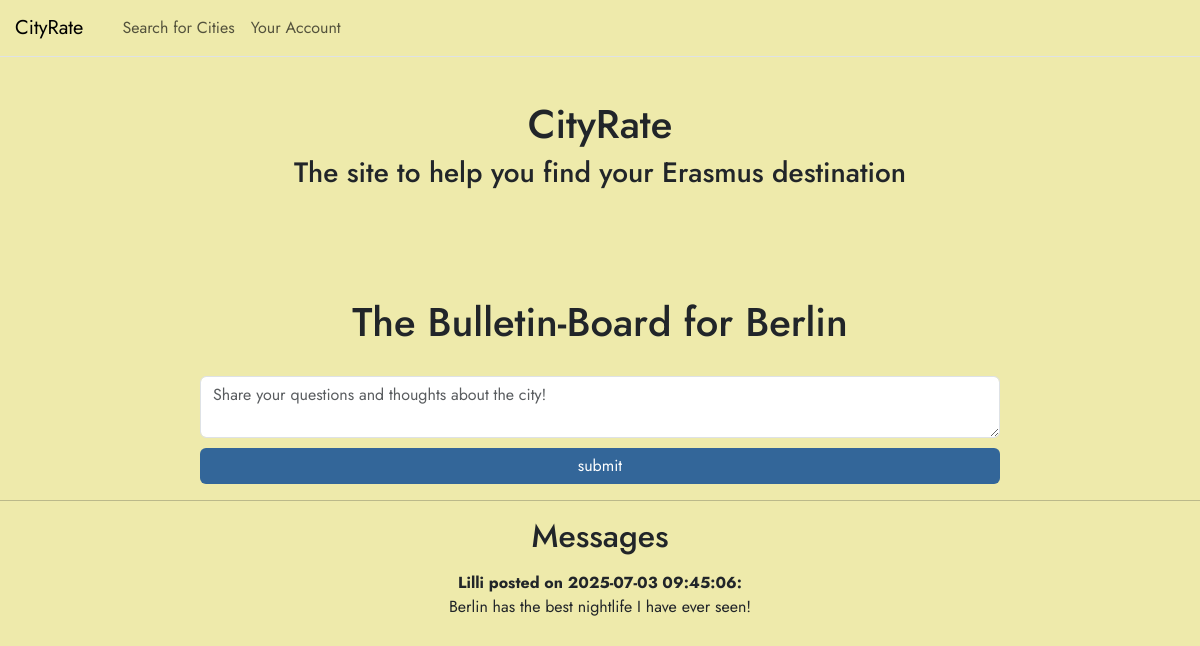
The app's page /bulletin/Berlin (signed in), older data.
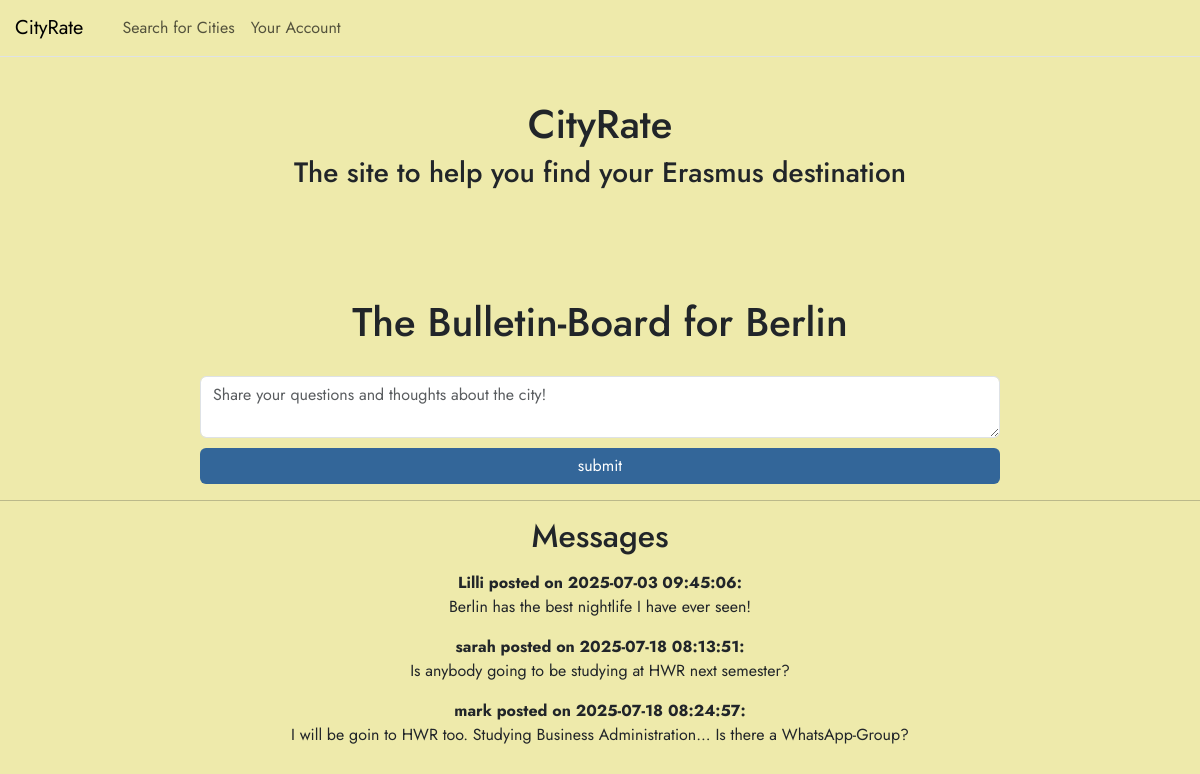
The same page, newer data.
### tables this page shows
CREATE TABLE city (
    name TEXT PRIMARY KEY NOT NULL,
    description TEXT NOT NULL,
    image_path TEXT
);

CREATE TABLE bulletin(
    bulletin_id INTEGER PRIMARY KEY AUTOINCREMENT,
    city_name TEXT NOT NULL,
    username TEXT NOT NULL,
    message TEXT NOT NULL,
    bulletin_time TIMESTAMP DEFAULT CURRENT_TIMESTAMP,
    FOREIGN KEY(city_name) REFERENCES city(name),
    FOREIGN KEY(username) REFERENCES user(username)
);

### app.py (the view, shortened to what this page needs)
@app.route('/bulletin/<city_name>', methods=['GET', 'POST'])
@login_required #nur für eingeloggte user
def bulletin(city_name):
    db_con = get_db_con()
    form = BulletinForm() #Instanz von BulletinForm
    city = db_con.execute(
        'SELECT * FROM city WHERE LOWER(name) = LOWER(?)',
        (city_name.lower(),)
    ).fetchone()
    if city is None:
        return "City not found", 404
    messages = db_con.execute('SELECT * FROM bulletin WHERE city_name = ?',(city['name'],)).fetchall()
    return render_template('bulletin.html', city=city, form=form, messages=messages) #city, form und messages an template übergeben

### forms.py
class BulletinForm(FlaskForm):
    message = TextAreaField(validators=[InputRequired(), Length(min=10, max=700)])
    submitMessage = SubmitField('submit') #Button für Bestätigung

### app.py (called while the page is built)
@login_manager.user_loader #Flask-Login decorator, um eingeloggten Benutzer zu laden
def load_user(user_id):
    return User.get(user_id) #User mit ID wird aus Datenbank geholt

    @staticmethod
    def get(user_id):
        db_con = get_db_con()
        getuser = db_con.execute(
            'SELECT * FROM user WHERE id = ?', (user_id,)).fetchone()
        if getuser:
            return User(id=getuser['id'],username= getuser['username'], password=getuser['password'] )
        return None

### db.py (called while the page is built)
def get_db_con(pragma_foreign_keys = True):
    if 'db_con' not in g:
        g.db_con = sqlite3.connect(
            current_app.config['DATABASE'],
            detect_types=sqlite3.PARSE_DECLTYPES
        )
        g.db_con.row_factory = sqlite3.Row
        if pragma_foreign_keys:
            g.db_con.execute('PRAGMA foreign_keys = ON;')
    return g.db_con

def close_db_con(e=None):
    db_con = g.pop('db_con', None)
    if db_con is not None:
        db_con.close()

### templates/bulletin.html (shortened to what this page needs)
{% from 'bootstrap5/nav.html' import render_nav_item %}
<!DOCTYPE html>
<html>
<head>
    {{ bootstrap.load_css() }}
<link rel="stylesheet" href="{{ url_for('static', filename='css/style.css') }}">
</head>
<body>
  <nav class="navbar navbar-expand-xl border-bottom mb-3 fixed-top">
        <div class="container-fluid px-0">
            <a class="navbar-brand" href="{{ url_for('home') }}"  style ="padding-left: 15px;" >CityRate</a>
            <div class="collapse navbar-collapse" id="menu">
    <ul class="navbar-nav me-auto mb-2 mb-lg-0" style="padding-left: 15px;">
        {{ render_nav_item('search', 'Search for Cities') }}
        {{ render_nav_item('profile', 'Your Account') }}
    </ul>
</div>
        </div>
    </nav>
    <header>
        <h1>CityRate</h1>
        <h3>The site to help you find your Erasmus destination</h3>
    </header>
    <main>
     <h1> The Bulletin-Board for {{ city['name'] }}</h1>
    <form method="POST" action="{{ url_for('bulletin',city_name=city.name) }}" style="display: flex; flex-direction: column; justify-content: center; gap: 10px; margin-top: 30px; margin-left: 200px; margin-right: 200px">
    {{ form.message(class="form-control", placeholder="Share your questions and thoughts about the city!") }}
    {{ form.submitMessage(class="btn btn-primary custom-button1") }}
    </form>
    <hr>
    <h2> Messages </h2>
    {% for msg in messages %}
        <div class="card-text mt-3">
            <b>{{ msg['username']}} posted on {{ msg['bulletin_time']}}: </b>
            <p>{{ msg['message']}}</p>
        </div>
    {% else %}
        <p>No messages yet. Be the first to post!</p>
    {% endfor %}
    </main>
</body>
</html>

### static/css/style.css (style rules this page uses)
h1, h2, h3, h4, h5, h6 { text-align: center; }
body { padding-top: 100px; background-color: #EEEAAB; font-family: 'Jost', sans-serif; }
main { background-color: #EEEAAB; font-family: 'Jost', sans-serif; text-align: center; padding-top: 100px; }
nav.navbar { background-color: #EEEAAB; opacity: 1; }
.custom-button1 { background-color: #336699; color: white; border: none; }

Row changes from the older to the newer data that the page shows:
added bulletin: username "sarah", bulletin_time "2025-07-18 08:13:51", message "Is anybody going to be studying at HWR next semester?"
added bulletin: username "mark", bulletin_time "2025-07-18 08:24:57", message "I will be goin to HWR too. Studying Business Administration... Is there a WhatsApp-Group?"
